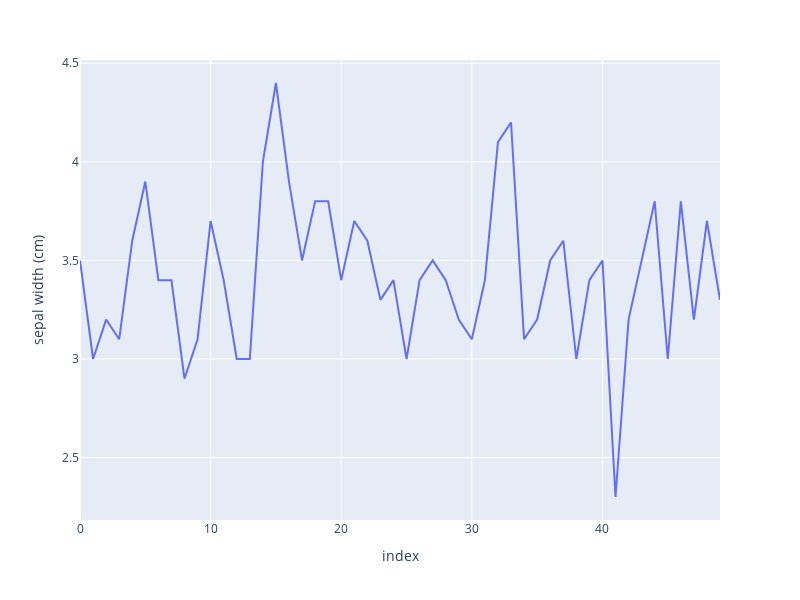

Here is the notebook cell this chart was saved with:
### Code cell
# make line plot
line_fig = px.line(df[df["target"]=="setosa"], y="sepal width (cm)")

# change the height and width of figure
line_fig = line_fig.update_layout(width=800, height=600)

# plot in offline mode
pyo.iplot(line_fig)

### Figure 1 — Plotly figure (JSON) as saved in the notebook; plotly's stock layout.template omitted (floating-point values rounded to 4 significant figures)
{"data": [{"hovertemplate": "index=%{x}<br>sepal width (cm)=%{y}<extra></extra>", "legendgroup": "", "line": {"color": "#636efa", "dash": "solid"}, "marker": {"symbol": "circle"}, "mode": "lines", "name": "", "orientation": "v", "showlegend": false, "type": "scatter", "x": [0, 1, 2, 3, 4, 5, 6, 7, 8, 9, 10, 11, 12, 13, 14, 15, 16, 17, 18, 19, 20, 21, 22, 23, 24, 25, 26, 27, 28, 29, 30, 31, 32, 33, 34, 35, 36, 37, 38, 39, 40, 41, 42, 43, 44, 45, 46, 47, 48, 49], "xaxis": "x", "y": [3.5, 3, 3.2, 3.1, 3.6, 3.9, 3.4, 3.4, 2.9, 3.1, 3.7, 3.4, 3, 3, 4, 4.4, 3.9, 3.5, 3.8, 3.8, 3.4, 3.7, 3.6, 3.3, 3.4, 3, 3.4, 3.5, 3.4, 3.2, 3.1, 3.4, 4.1, 4.2, 3.1, 3.2, 3.5, 3.6, 3, 3.4, 3.5, 2.3, 3.2, 3.5, 3.8, 3, 3.8, 3.2, 3.7, 3.3], "yaxis": "y"}], "layout": {"height": 600, "legend": {"tracegroupgap": 0}, "margin": {"t": 60}, "width": 800, "xaxis": {"anchor": "y", "domain": [0, 1], "title": {"text": "index"}}, "yaxis": {"anchor": "x", "domain": [0, 1], "title": {"text": "sepal width (cm)"}}}}
